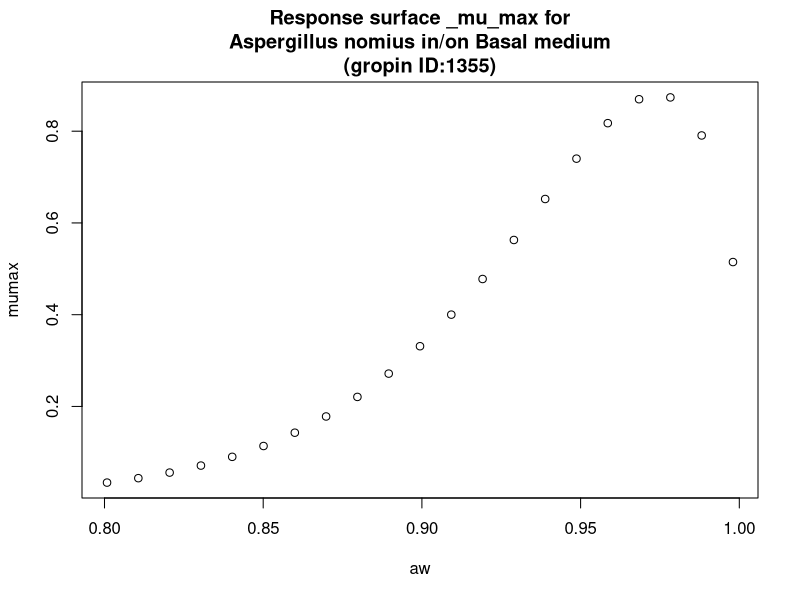

Write R code to recreate this figure.
#############################
# start of Parameter script
#############################
aw <- seq(0.8008,0.998001998001998,length.out=21)
#############################
# end of Parameter script
#############################
############################# 
# start of Model script Gropin ID 1355 
#############################
 
# constant coefficients for this model
 
variables <- data.frame(aw)
argumentsPar <- unique.data.frame(expand.grid(variables))
 
# heart of the model
response_surface <- function(aw) {
   mumax <-exp(-1.1570+12.810*sqrt(1-aw)-39.87*(sqrt(1-aw))^2)

	return(mumax=mumax)
} 

# output parameters
responseSurface <- cbind(argumentsPar,response_surface(argumentsPar['aw']))
colnames(responseSurface) <- c(colnames(argumentsPar),'mumax')
#############################
# End of Model script
#############################
############################# 
# start of Visualisation script Gropin ID 1355 
#############################
titleText <-'Response surface _mu_max for
Aspergillus nomius in/on Basal medium
(gropin ID:1355)'
plot(aw,responseSurface$'mumax',xlab='aw',
                          ylab='mumax',main=titleText)
#############################
# End of Visualisation script
#############################
